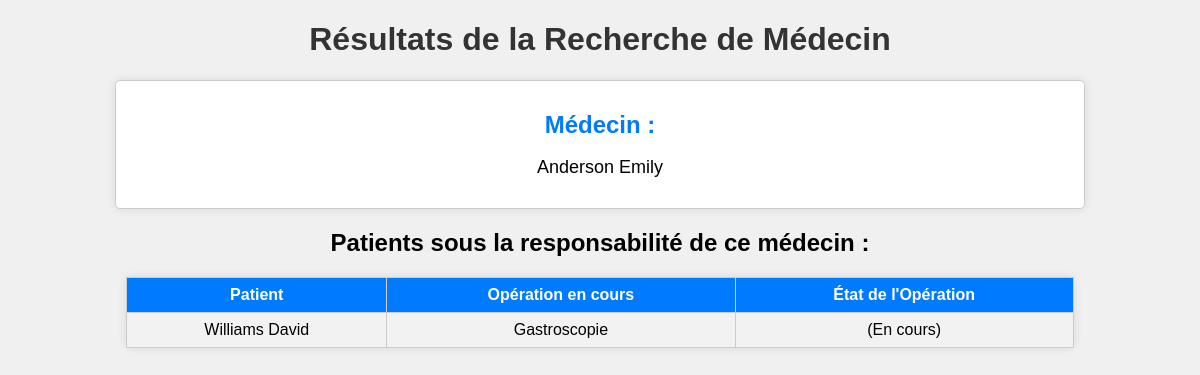
Page /docteurs.php?medecin=1 on the committed database.
### tables this page shows
CREATE TABLE `docteurs` (
  `ID` int(11) NOT NULL,
  `Nom` varchar(255) NOT NULL,
  `Prenom` varchar(255) NOT NULL,
  `IDBadgeRFID` int(11) DEFAULT NULL
);

CREATE TABLE `patients` (
  `ID` int(11) NOT NULL,
  `Nom` varchar(255) NOT NULL,
  `Prenom` varchar(255) NOT NULL,
  `DateNaissance` date NOT NULL,
  `OperationID` int(11) DEFAULT NULL,
  `DocteurID` int(11) DEFAULT NULL
);

CREATE TABLE `operations` (
  `ID` int(11) NOT NULL,
  `NomOperation` varchar(255) NOT NULL,
  `DateOperation` date NOT NULL,
  `Etat` varchar(255) NOT NULL
);

### docteurs.php (the view, shortened to what this page needs)
<?php
$connexion = mysqli_connect("localhost", "root", "", "hospitaldb");
$medecinID = $_GET["medecin"];
$sql_medecin = "SELECT * FROM docteurs WHERE ID = $medecinID";
$resultat_medecin = mysqli_query($connexion, $sql_medecin);
$sql_patients = "SELECT p.Nom, p.Prenom, o.NomOperation, o.Etat
                FROM patients p
                LEFT JOIN operations o ON p.OperationID = o.ID
                WHERE p.DocteurID = $medecinID";
$resultat_patients = mysqli_query($connexion, $sql_patients);
?>
<!DOCTYPE html>
<html>
<head>
    <link rel="stylesheet" type="text/css" href="style.css">
</head>
<body>
    <h1>Résultats de la Recherche de Médecin</h1>
    <?php
    if (mysqli_num_rows($resultat_medecin) > 0) {
        $row_medecin = mysqli_fetch_assoc($resultat_medecin);
        echo "<div class='medecin-info'>";
        echo "<h2>Médecin :</h2>";
        echo "<p>" . $row_medecin["Nom"] . " " .  $row_medecin["Prenom"] . "</p>";
        echo "</div>";
        echo "<h2>Patients sous la responsabilité de ce médecin :</h2>";
        if (mysqli_num_rows($resultat_patients) > 0) {
            echo "<table class='patient-table'>";
            echo "<tr>";
            echo "<th>Patient</th>";
            echo "<th>Opération en cours</th>";
            echo "<th>État de l'Opération</th>";
            echo "</tr>";
            while ($row_patient = mysqli_fetch_assoc($resultat_patients)) {
                echo "<tr>";
                echo "<td>" . $row_patient["Nom"] . " " . $row_patient["Prenom"] . "</td>";
                echo "<td>";
                if ($row_patient["NomOperation"] !== null) {
                    echo $row_patient["NomOperation"];
                } else {
                    echo "Aucune opération en cours";
                }
                echo "</td>";
                echo "<td>";
                if ($row_patient["Etat"] === "En cours") {
                    echo "(En cours)";
                } else {
                    echo "(Terminée)";
                }
                echo "</td>";
                echo "</tr>";
            }
            echo "</table>";
        } else {
            echo "Aucun patient trouvé pour ce médecin.";
        }
    } else {
        echo "Aucun résultat trouvé pour ce médecin.";
    }
    ?>
</body>
</html>

### style.css (style rules this page uses)
body { font-family: Arial, sans-serif; text-align: center; background-color: #f0f0f0; }
h1 { color: #333; }
table { width: 80%; margin: 20px auto; border-collapse: collapse; background-color: #fff; border: 1px solid #ccc; border-radius: 5px; box-shadow: 0 0 10px rgba(0, 0, 0, 0.1); }
table th { background-color: #007bff; color: #fff; text-align: center; padding: 10px; }
table th, table td { border: 1px solid #ccc; padding: 8px; }
table tr:nth-child(even) { background-color: #f2f2f2; }
.medecin-info, .patient-info, .operation-info { width: 80%; margin: 20px auto; padding: 10px; background-color: #fff; border: 1px solid #ccc; border-radius: 5px; box-shadow: 0 0 10px rgba(0, 0, 0, 0.1); }
.medecin-info h2, .patient-info h2, .operation-info h2 { color: #007bff; font-weight: bold; margin-bottom: 10px; }
.medecin-info p, .patient-info p, .operation-info p { font-size: 18px; margin-bottom: 20px; }
.medecin-table, .patient-table { width: 80%; margin: 20px auto; border-collapse: collapse; background-color: #fff; border: 1px solid #ccc; border-radius: 5px; box-shadow: 0 0 10px rgba(0, 0, 0, 0.1); }
.medecin-table th, .patient-table th { background-color: #007bff; color: #fff; text-align: center; padding: 10px; }
.medecin-table th, .medecin-table td, .patient-table th, .patient-table td { border: 1px solid #ccc; padding: 8px; }
.medecin-table tr:nth-child(even), .patient-table tr:nth-child(even) { background-color: #f2f2f2; }

### rows in the picture
docteurs: Nom "Anderson", Prenom "Emily"
patients: Nom "Williams", Prenom "David", OperationID.NomOperation "Gastroscopie"
